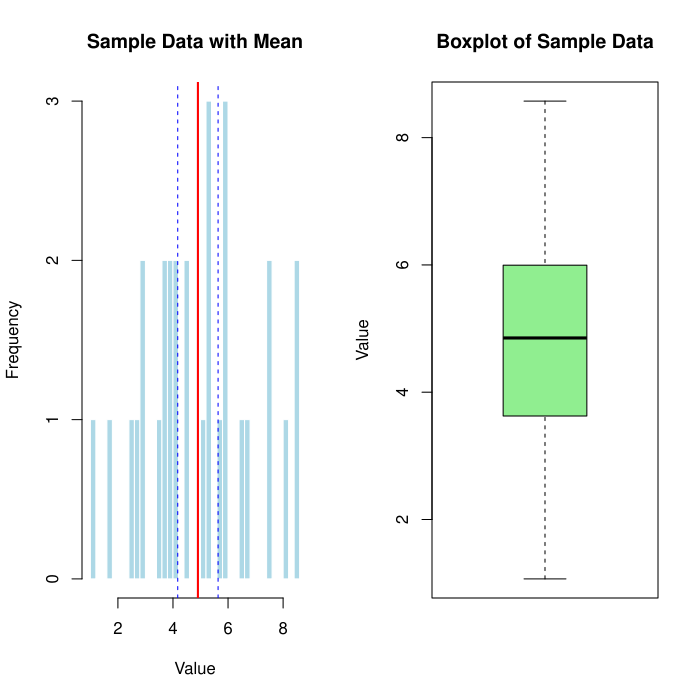

Generate this figure with R:
 # Parameters
 mu <- 5
 sigma <- 2
 n <- 30
 N_sim <- 1000
 # Generate sample data
 set.seed(123)
 sample_data <- rnorm(n, mean = mu, sd = sigma)
 # Point estimates
 sample_mean <- mean(sample_data)
 sample_var <- var(sample_data)
 # Confidence intervals
 conf_int_mean <- t.test(sample_data)$conf.int
 conf_int_var <- c((n-1)*sample_var / qchisq(0.975, df = n-1),
                  (n-1)*sample_var / qchisq(0.025, df = n-1))
 # Output
 print(paste("Sample Mean:", sample_mean))
 print(paste("Sample Variance:", sample_var))
 print(paste("95% CI for Mean:", conf_int_mean))
 print(paste("95% CI for Variance:", conf_int_var))
 # Graphical Output
 par(mfrow = c(1, 2))
 # Histogram with mean and CI
 hist(sample_data, breaks = 30, col = "lightblue", main = "Sample Data with Mean", xlab = "Value", border = "white")
 abline(v = sample_mean, col = "red", lwd = 2)
 abline(v = conf_int_mean, col = "blue", lty = 2)
 # Boxplot
boxplot(sample_data, col = "lightgreen", main = "Boxplot of Sample Data", ylab = "Value")
